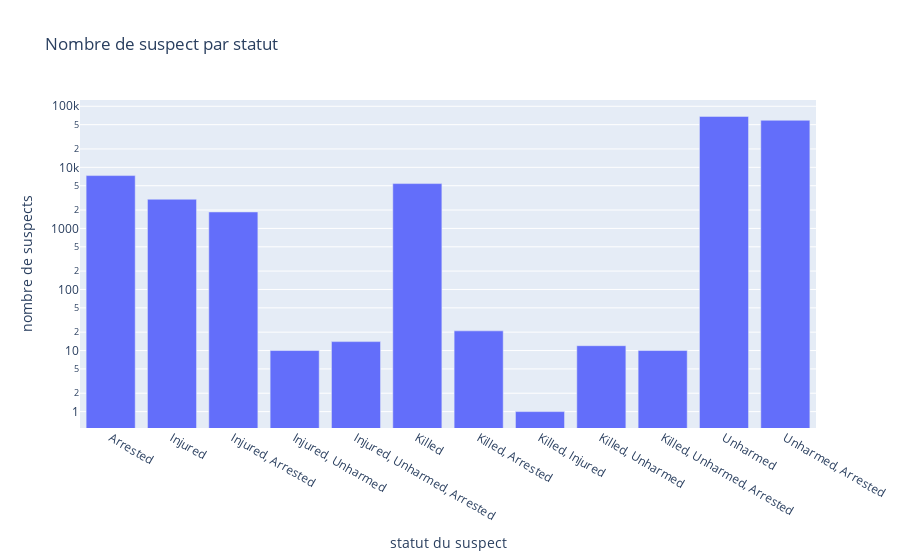

Notebook source saved alongside this figure:
### Code cell
#il reste environ 10 erreurs de label concernant le statut, on se permet donc d'ignorer le problème en faisant sur une base filtrée n'ayant que les bonnes catégories
statut=['Injured','Injured, Unharmed, Arrested',
       'Unharmed, Arrested', 'Killed', 'Unharmed', 'Injured, Arrested',
       'Killed, Unharmed, Arrested', 'Arrested', 'Injured, Unharmed','Killed, Unharmed',
       'Killed, Arrested', 'Killed, Injured']
filtered_suspects_status=df_suspects[df_suspects['status'].isin(statut)]

fig7 = px.bar(filtered_suspects_status, x=sorted(pd.unique(filtered_suspects_status['status'])), y=filtered_suspects_status.groupby('status').count()['id'],
              labels={"x":"statut du suspect", "y":"nombre de suspects"},
              title="Nombre de suspect par statut",
              log_y=True)

fig7

### Figure 1 — Plotly figure (JSON) as saved in the notebook; plotly's stock layout.template omitted (floating-point values rounded to 4 significant figures)
{"data": [{"alignmentgroup": "True", "hovertemplate": "statut du suspect=%{x}<br>nombre de suspects=%{y}<extra></extra>", "legendgroup": "", "marker": {"color": "#636efa", "pattern": {"shape": ""}}, "name": "", "offsetgroup": "", "orientation": "v", "showlegend": false, "textposition": "auto", "type": "bar", "x": ["Arrested", "Injured", "Injured, Arrested", "Injured, Unharmed", "Injured, Unharmed, Arrested", "Killed", "Killed, Arrested", "Killed, Injured", "Killed, Unharmed", "Killed, Unharmed, Arrested", "Unharmed", "Unharmed, Arrested"], "xaxis": "x", "y": [7331, 3002, 1859, 10, 14, 5420, 21, 1, 12, 10, 68276, 58962], "yaxis": "y"}], "layout": {"barmode": "relative", "legend": {"tracegroupgap": 0}, "title": {"text": "Nombre de suspect par statut"}, "xaxis": {"anchor": "y", "domain": [0, 1], "title": {"text": "statut du suspect"}}, "yaxis": {"anchor": "x", "domain": [0, 1], "title": {"text": "nombre de suspects"}, "type": "log"}}}
